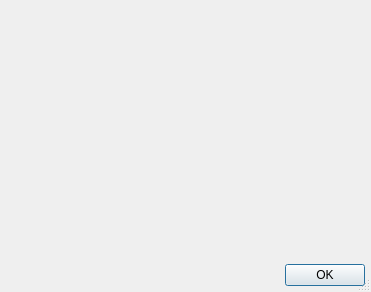
<?xml version="1.0" encoding="UTF-8"?>
<ui version="4.0">
 <class>AboutDialog</class>
 <widget class="QDialog" name="AboutDialog">
  <property name="geometry">
   <rect>
    <x>0</x>
    <y>0</y>
    <width>371</width>
    <height>292</height>
   </rect>
  </property>
  <property name="windowTitle">
   <string>About anreader</string>
  </property>
  <property name="windowIcon">
   <iconset resource="images.qrc">
    <normaloff>:/images/icons/main/anreader.ico</normaloff>:/images/icons/main/anreader.ico</iconset>
  </property>
  <property name="sizeGripEnabled">
   <bool>true</bool>
  </property>
  <property name="modal">
   <bool>true</bool>
  </property>
  <layout class="QVBoxLayout" name="verticalLayout">
   <property name="spacing">
    <number>8</number>
   </property>
   <property name="leftMargin">
    <number>6</number>
   </property>
   <property name="topMargin">
    <number>6</number>
   </property>
   <property name="rightMargin">
    <number>6</number>
   </property>
   <property name="bottomMargin">
    <number>6</number>
   </property>
   <item>
    <widget class="QLabel" name="lblAbout">
     <property name="text">
      <string/>
     </property>
    </widget>
   </item>
   <item>
    <widget class="QDialogButtonBox" name="buttonBox">
     <property name="orientation">
      <enum>Qt::Horizontal</enum>
     </property>
     <property name="standardButtons">
      <set>QDialogButtonBox::Ok</set>
     </property>
    </widget>
   </item>
  </layout>
 </widget>
 <resources>
  <include location="images.qrc"/>
 </resources>
 <connections>
  <connection>
   <sender>buttonBox</sender>
   <signal>accepted()</signal>
   <receiver>AboutDialog</receiver>
   <slot>accept()</slot>
   <hints>
    <hint type="sourcelabel">
     <x>248</x>
     <y>254</y>
    </hint>
    <hint type="destinationlabel">
     <x>157</x>
     <y>274</y>
    </hint>
   </hints>
  </connection>
  <connection>
   <sender>buttonBox</sender>
   <signal>rejected()</signal>
   <receiver>AboutDialog</receiver>
   <slot>reject()</slot>
   <hints>
    <hint type="sourcelabel">
     <x>316</x>
     <y>260</y>
    </hint>
    <hint type="destinationlabel">
     <x>286</x>
     <y>274</y>
    </hint>
   </hints>
  </connection>
 </connections>
</ui>
